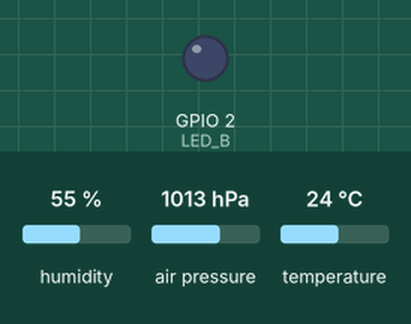
A sketch run on a simulated ESP32. On the bench: output pins drawn as LEDs (lit = HIGH). Inputs (shaded band) come from the test bench; at power-on: humidity 55 %, air pressure 1013 hPa, temperature 24 °C. WiFi joins after 1.5 s; servers stay silent unless stated; the RemoteXY app is connected; what the sketch prints to the serial monitor is not drawn.

Above: at 1.4 s.
At 7.4 s:
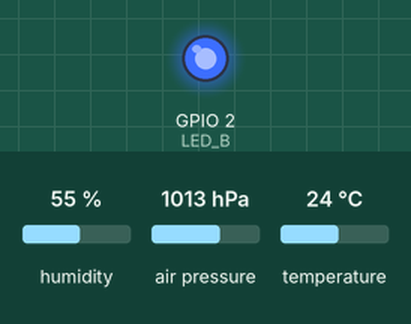
Timing chart, 0 to 13.8 s (numbered marks = the images above):
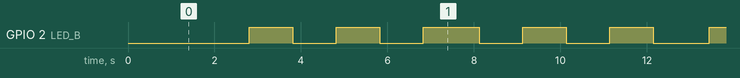

The sketch:

Lab4.ino
```cpp
//////////////////////////////////////////////
//        App Bluetooth usando RemoteXY     //
//////////////////////////////////////////////


// RemoteXY select connection mode and include library
#define REMOTEXY_MODE__ESP32CORE_BLUETOOTH
#include <BluetoothSerial.h>

#include <RemoteXY.h>

// RemoteXY connection settings
#define REMOTEXY_BLUETOOTH_NAME "Lab4 Sistemas Embebidos"


// RemoteXY configurate
#pragma pack(push, 1)
uint8_t RemoteXY_CONF[] =   // 672 bytes
{ 255, 1, 0, 57, 2, 153, 2, 16, 30, 4, 131, 5, 89, 46, 21, 6, 1, 12, 88, 83,
  101, 110, 115, 111, 114, 32, 52, 0, 131, 4, 89, 19, 21, 6, 2, 12, 8, 83, 101, 110,
  115, 111, 114, 32, 49, 0, 129, 0, 8, 0, 52, 4, 0, 1, 69, 115, 116, 97, 99, 105,
  195, 179, 110, 32, 77, 101, 116, 101, 111, 114, 111, 108, 195, 179, 103, 105, 99, 97, 32, 85,
  68, 0, 66, 0, 38, 9, 9, 21, 4, 2, 26, 129, 0, 4, 13, 19, 5, 2, 146, 82,
  101, 108, 97, 116, 105, 118, 97, 0, 129, 0, 71, 17, 4, 5, 2, 24, 37, 0, 67, 1,
  49, 15, 20, 5, 4, 24, 26, 101, 129, 0, 249, 8, 22, 5, 2, 146, 72, 117, 109, 101,
  100, 97, 100, 0, 129, 0, 253, 8, 19, 5, 4, 64, 80, 114, 101, 115, 105, 195, 179, 110,
  32, 0, 71, 56, 29, 8, 25, 25, 3, 0, 73, 95, 135, 0, 0, 0, 0, 0, 0, 200,
  66, 0, 0, 160, 65, 0, 0, 32, 65, 0, 0, 0, 64, 39, 0, 129, 0, 246, 7, 29,
  5, 5, 106, 84, 101, 109, 112, 101, 114, 97, 116, 117, 114, 97, 0, 66, 131, 22, 14, 36,
  13, 5, 2, 24, 129, 0, 74, 15, 6, 5, 5, 8, 194, 176, 32, 67, 0, 129, 0, 249,
  7, 23, 5, 3, 238, 86, 101, 108, 111, 99, 105, 100, 97, 100, 0, 129, 0, 3, 12, 23,
  5, 3, 238, 100, 101, 108, 32, 118, 105, 101, 110, 116, 111, 0, 72, 4, 30, 9, 20, 20,
  2, 95, 26, 189, 39, 0, 0, 0, 0, 0, 0, 200, 66, 0, 0, 0, 0, 67, 1, 57,
  16, 13, 6, 2, 24, 26, 101, 131, 4, 89, 54, 21, 6, 3, 12, 88, 83, 101, 110, 115,
  111, 114, 32, 53, 0, 129, 0, 70, 15, 12, 5, 4, 24, 109, 98, 97, 114, 0, 67, 1,
  60, 14, 13, 6, 5, 24, 26, 101, 67, 1, 58, 14, 13, 6, 3, 24, 26, 101, 67, 1,
  52, 16, 13, 6, 1, 24, 26, 101, 129, 0, 73, 14, 6, 5, 3, 8, 109, 47, 115, 0,
  129, 0, 254, 7, 23, 5, 1, 6, 67, 97, 110, 116, 105, 100, 97, 100, 32, 100, 101, 0,
  129, 0, 10, 11, 14, 5, 1, 6, 76, 108, 117, 118, 105, 97, 0, 66, 1, 29, 12, 21,
  16, 1, 193, 26, 129, 0, 72, 17, 8, 5, 1, 8, 109, 109, 47, 104, 0, 131, 4, 89,
  28, 21, 6, 4, 12, 8, 83, 101, 110, 115, 111, 114, 32, 50, 0, 131, 4, 89, 37, 21,
  6, 5, 12, 8, 83, 101, 110, 115, 111, 114, 32, 51, 0, 129, 0, 1, 13, 28, 5, 4,
  64, 65, 116, 109, 111, 115, 102, 195, 169, 114, 105, 99, 97, 0, 68, 17, 237, 33, 100, 28,
  2, 8, 36, 129, 0, 247, 27, 22, 5, 0, 255, 72, 105, 115, 116, 111, 114, 105, 99, 111,
  58, 0, 68, 17, 244, 33, 93, 28, 4, 8, 36, 68, 17, 238, 33, 98, 28, 5, 8, 36,
  68, 17, 238, 33, 98, 28, 1, 8, 36, 68, 17, 237, 33, 99, 28, 3, 8, 36, 4, 128,
  71, 3, 30, 5, 0, 164, 26, 129, 0, 73, 9, 3, 2, 0, 24, 83, 101, 103, 0, 129,
  0, 71, 0, 14, 3, 0, 240, 84, 97, 115, 97, 32, 65, 99, 116, 32, 58, 32, 0, 129,
  0, 96, 9, 3, 2, 0, 24, 83, 101, 103, 0, 67, 1, 87, 255, 8, 4, 0, 24, 26,
  11, 129, 0, 96, 0, 6, 3, 0, 24, 32, 83, 101, 103, 0, 67, 1, 67, 8, 5, 3,
  0, 24, 26, 11, 67, 1, 90, 8, 5, 3, 0, 24, 26, 11, 129, 0, 37, 6, 10, 2,
  4, 24, 49, 48, 48, 48, 32, 109, 98, 97, 114, 0
};

// this structure defines all the variables and events of your control interface
struct {

  // input variables
  int8_t Tasa_Actualizacion; // =0..100 slider position

  // output variables
  int8_t Barra_Presion; // =0..100 level position
  char Valor_Presion[101];  // string UTF8 end zero
  float Barra_VelocidadViento;  // from 0 to 100
  int8_t Barra_Temperatura; // =0..100 level position
  float Barra_Humedad;  // from 0 to 100
  char Valor_Humedad[101];  // string UTF8 end zero
  char Valor_Temperatura[101];  // string UTF8 end zero
  char Valor_Viento[101];  // string UTF8 end zero
  char Valor_Lluvia[101];  // string UTF8 end zero
  int8_t Barra_Lluvia; // =0..100 level position
  float Graf_Humedad;
  float Graf_Atmosfera;
  float Graf_Temperatura;
  float Graf_LLuvia;
  float Graf_Viento;
  char Valor_Tiempo[11];  // string UTF8 end zero
  char Valor_Tiempo_Minimo[11];  // string UTF8 end zero
  char Valor_Tiempo_Maximo[11];  // string UTF8 end zero

  // other variable
  uint8_t connect_flag;  // =1 if wire connected, else =0

} RemoteXY;
#pragma pack(pop)


/////////////////////////////////////////////
//          Aplicacion ThingSpeak          //
/////////////////////////////////////////////

#include <WiFi.h>
#include "ThingSpeak.h"

//Credenciales de la red WiFi a conectarse:
const char* ssid = "UDNet_Academia";
const char* password = "6Lj3P_UD_$";


//const char* ssid = "ADM_UDistrital";
//const char* password = "PKFJuurjf986_$";

//const char* ssid = "Invitados_UDistrital";
//const char* password = "1nv1tad0s"
/*
  const char* ssid="Familia Ramirez";
  const char* password="FamiliaRamirezFuentes2020";
*/
unsigned long Channel_ID = 2128507; //Número del canal en ThingSpeak
const char* WriteAPIKey = "1B9QMCDN2HQUEUMX"; //Api Key de escritura del canal en ThingSpeak
WiFiClient client;

// Definicion de Sensores
#include <Adafruit_Sensor.h>
#include <Adafruit_BME280.h>
#define SEALEVELPRESSURE_HPA (1013.25)

Adafruit_BME280 bme; // I2C
#define LED_B 2 //Define GPIO2

const uint16_t ledRefresh = 1;
uint16_t dataRefresh = 20; //Intervalo de refresco de los datos (en segundos)

uint16_t contadorSegundos;

// Definicion de Variables

float Sensor_Temperatura = 22.58;
float Sensor_Viento = 20.3;
float Sensor_Presion = 30.65;
float Sensor_Humedad = 40.2;
float Sensor_Lluvia  = 50.1;

//Variables Auxiliares
uint32_t t_actual;
bool Inicio_Bluetooth = true;
int test = 50;
int Tiempo = 5; //Tiempo de actualizacion en Segundos
int Tiempo_Min = 5; //5 Seg minimos
int Valor_Max_Tiempo = 60; // 60 Seg

//******************* TIMMER *******************************
//Variables Timmer
int Velocidad_Actualizacion ;
hw_timer_t *timer1 = NULL;

void IRAM_ATTR Int_Timer1() {
  if (test < 100) {
    Sensor_Viento++;
    Sensor_Lluvia++;
    test++;
  } else {
    Sensor_Viento = 0;
    Sensor_Lluvia = 0;
    test = 50;
  }
  Actualizar_Datos(); //Actualiza los Datos de la App Bluetooth
}


void setup() {
  timer1 = timerBegin(1, 80, true); //Configura Timer 1 con preesc.x80 (=1MHz) y cambio por flanco de bajada
  Velocidad_Actualizacion = 5000000; // Actualizacion de datos cada 5 Segundos

  Serial.begin(115200);

  //Inicializacion de Pines Sensores
  pinMode(LED_B, OUTPUT);
  Iniciar_Sensores();

  RemoteXY_Init ();
  Serial.print("Emparejando");
  digitalWrite(LED_B, HIGH);
  t_actual = millis();


  //Conexion  Wifi
}

void loop() {


  //Iniciar Bluetooth
  Iniciar_Bluetooth();

  //--------------- Lectura de Valores Sensores -------------------


  Sensor_Temperatura = bme.readTemperature();
  // El sensor mide en Pascales por tanto =  1 pascal = 0.01 mbar
  Sensor_Presion = bme.readPressure() * 0.01;
  Sensor_Humedad = bme.readHumidity();
  //------------ Actualizacion de Datos Bluetooth ------------------

  Tasa_Actualizacion();
  dataRefresh = Tiempo;
  //Activar_Timer();
  Datos_ThingSpeak();


}

void Iniciar_Bluetooth() {

  RemoteXY_Handler ();
  if (!RemoteXY.connect_flag) {
    Serial.print('.');
    delay(1000);
  }
  if (RemoteXY.connect_flag && Inicio_Bluetooth) {
    Serial.println(' ');
    Serial.println("Bluetooth Conectado");
    digitalWrite(LED_B, LOW);
    Inicio_Bluetooth = false;
    Iniciar_Wifi();
  }
}

void Iniciar_Wifi() {
  Serial.println("Conectando a ");
  Serial.println(ssid);
  WiFi.begin(ssid, password); //Conectarse a la red WiFi con ssid y contraseña indicada
  while (WiFi.status() != WL_CONNECTED) { //Esperar hasta que se realice la conexión con el router
    delay(500);
    Serial.print(".");
  }
  Serial.println("");
  Serial.println("WiFi conectado");

  ThingSpeak.begin(client); //Iniciar cliente en ThingSpeak


  pinMode(LED_B, OUTPUT);
  digitalWrite(LED_B, LOW);
  contadorSegundos = 0;
}

void Iniciar_Sensores() {
  Serial.println(F("BME280 test"));
  bool status;
  // default settings
  // (you can also pass in a Wire library object like &Wire2)
  status = bme.begin(0x76);
  if (!status) {
    Serial.println("Could not find a valid BME280 sensor, check wiring!");
    while (1);
  }
}

void Datos_ThingSpeak() {
  if (WiFi.status() == WL_CONNECTED && contadorSegundos <= 0) { //Si está conectado...
    contadorSegundos = dataRefresh;
    ThingSpeak.setField(1, Sensor_Humedad); //Establecer el campo 1 en Canal de ThingSpeak -- > Humedad Relativa
    ThingSpeak.setField(2, Sensor_Presion); //Establecer el campo 2 en Canal de ThingSpeak -- > Presión Atmosférica
    ThingSpeak.setField(3, Sensor_Temperatura); //Establecer el campo 3 en Canal de ThingSpeak -- > Temperatura
    ThingSpeak.setField(4, Sensor_Viento); //Establecer el campo 4 en Canal de ThingSpeak -- > Velocidad del viento
    ThingSpeak.setField(5, Sensor_Viento); //Establecer el campo 5 en Canal de ThingSpeak -- > Cantidad de lluvia
    Actualizar_Datos(); //Actualiza los Datos de la App Bluetooth

    int httpCode = ThingSpeak.writeFields(Channel_ID, WriteAPIKey); //Enviar los datos al servidor de ThingSpeak
    if (httpCode == 200) {
      Serial.println("Canal actualizado!!");
    } else {
      Serial.println("Problema al actualizar el canal. Codigo de error HTTP: " + String(httpCode));
    }
  }

  delay(ledRefresh * 1000);

  digitalWrite(LED_B, !digitalRead(LED_B));
  contadorSegundos -= ledRefresh;
}


void Tasa_Actualizacion() {
  if (RemoteXY.Tasa_Actualizacion == 0) {
    //Velocidad_Actualizacion = Tiempo_Min * 1000000;
    Tiempo = 5;
  } else {
    //Velocidad_Actualizacion = (RemoteXY.Tasa_Actualizacion * Valor_Max_Tiempo * 10000); // Para ajustar el Timmer
    Tiempo = (int)(RemoteXY.Tasa_Actualizacion * 3 / 5);
  }
  itoa (Tiempo, RemoteXY.Valor_Tiempo, 10);
  itoa (Tiempo_Min, RemoteXY.Valor_Tiempo_Minimo, 10);
  itoa (Valor_Max_Tiempo, RemoteXY.Valor_Tiempo_Maximo, 10);
}


void Activar_Timer() {
  timerAttachInterrupt(timer1, Int_Timer1, true); //Hab. int del Timer 1
  timerAlarmWrite(timer1, Velocidad_Actualizacion, true);
  timerAlarmEnable(timer1); //Habilitar el Timer 1
}
void Desactivar_Timer() {
  timerRestart(timer1);
  timerAlarmDisable(timer1); //Habilitar el Timer 1
}
void Actualizar_Datos() {

  //Actualizacion de los Strings
  dtostrf(Sensor_Humedad, 0, 2, RemoteXY.Valor_Humedad);
  dtostrf(Sensor_Temperatura, 0, 2, RemoteXY.Valor_Temperatura);
  dtostrf(Sensor_Viento, 0, 2, RemoteXY.Valor_Viento);
  dtostrf(Sensor_Lluvia, 0, 2, RemoteXY.Valor_Lluvia);
  dtostrf(Sensor_Presion, 0, 2, RemoteXY.Valor_Presion);

  //Actualizacion de la Barra de Humedad Relativa %
  RemoteXY.Barra_Humedad =   Sensor_Humedad;
  //Actualizacion de la Barra de Temperatura  Grados Celcius
  RemoteXY.Barra_Temperatura  =  Sensor_Temperatura;
  //Actualizacion de la Barra de Viento
  RemoteXY.Barra_VelocidadViento  =  Sensor_Viento;
  //Actualizacion de la Barra de Lluvia
  RemoteXY.Barra_Lluvia = (int)(Sensor_Lluvia) ;
  //Actualizacion de la Barra de Presion
  RemoteXY.Barra_Presion = (int)(Sensor_Presion / 10) ; //Escalarlo para mostrarlo de una escala de 0 - 100

  // Actualizar las Graficas
  Actualizar_Graficas();
}
void Actualizar_Graficas() {

  //Añadir Valores al Historico
  RemoteXY.Graf_Humedad = Sensor_Humedad;
  RemoteXY.Graf_Atmosfera = Sensor_Presion;
  RemoteXY.Graf_Temperatura = Sensor_Temperatura;
  RemoteXY.Graf_LLuvia = Sensor_Lluvia;
  RemoteXY.Graf_Viento = Sensor_Viento;

}
```

Measured:
- by itself, GPIO 2 (LED_B): repeats every 10.6 s: LOW 1.0 s, HIGH 1.0 s, LOW 1.0 s, HIGH 1.3 s, 2 × (LOW 1.0 s, HIGH 1.0 s), LOW 1.3 s, HIGH 1.0 s
- by itself, everything shown: repeats every 8.6 s, in 8 steps
